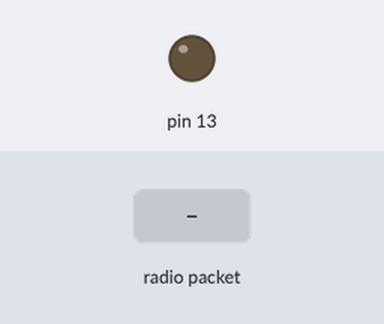
Recording of a sketch running on a simulated Arduino Uno, built with avr-gcc and run on an emulated ATmega328P. On the bench: output pins drawn as LEDs (lit = HIGH). The inputs (shaded band) are chosen by the test bench. No radio packets arrive unless stated.

Above: at 1.2 s.
1.3 s: radio packet "1" arrives
Timing chart, 0 to 4.3 s (numbered marks = the images above; inputs shaded):
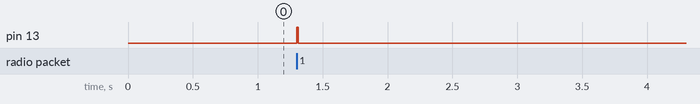

Measured:
- after the input at 1.3 s, pin 13: LOW → HIGH at once, → LOW 0.01 s later

The sketch:

water_tank_receiver_gateway.ino
```cpp
#include <RH_ASK.h>
#include <SPI.h> // Not actualy used but needed to compile
#include <Wire.h>


/*
 * Wiring for RF receiver module (XY-MK-5V):
 * - RF GND -> Arduino GND
 * - RF VCC -> Arduino VCC
 * - RF Data -> Arduino Digital Pin 11
 *
 * Raspi               Arduino
 * ---------------------------
 * P1-02 (5V0)         RAW
 * P1-06 (GND)         GND
 * P1-03 (SDA)         A4
 * P1-05 (SCL)         A5
 */

RH_ASK driver(2000);
uint8_t lastMessage[RH_ASK_MAX_MESSAGE_LEN];
uint8_t lastMessageLen = 0;
uint8_t command = 0;   // 0 -> send last message length, 1 -> send last message content

void setup()
{
    pinMode(13, OUTPUT);
    driver.init();
    Wire.begin(8);                // join i2c bus with address #8
    Wire.onReceive(onI2CCommandReceived);
    Wire.onRequest(onI2CReadRequest);
}

void loop()
{
    uint8_t readAmount = sizeof(lastMessage);
    if (driver.recv(lastMessage, &readAmount)) // Non-blocking
    {
        lastMessageLen = readAmount;
        turnLedOn();
        delay(10);
        turnLedOff();
    }
}

void onI2CCommandReceived(int receivedByteCount) {
  if(receivedByteCount == 1 && Wire.available()) {
    command = Wire.read();
  }
}

void onI2CReadRequest() {
  if(command == 0) {
    Wire.write(lastMessageLen);
  } else if(command == 1) {
    Wire.write(lastMessage, lastMessageLen);
  }
}

void turnLedOn()
{
    digitalWrite(13, HIGH);
}

void turnLedOff()
{
    digitalWrite(13, LOW);
}
```
